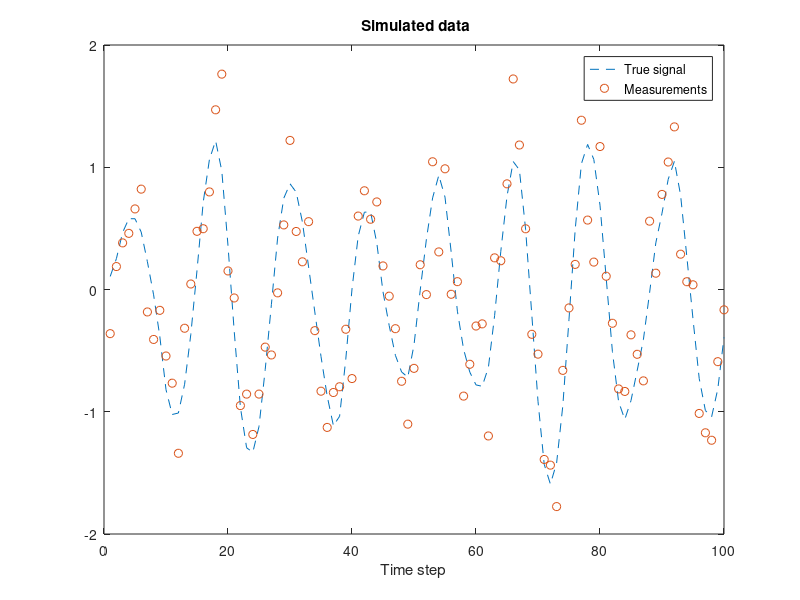
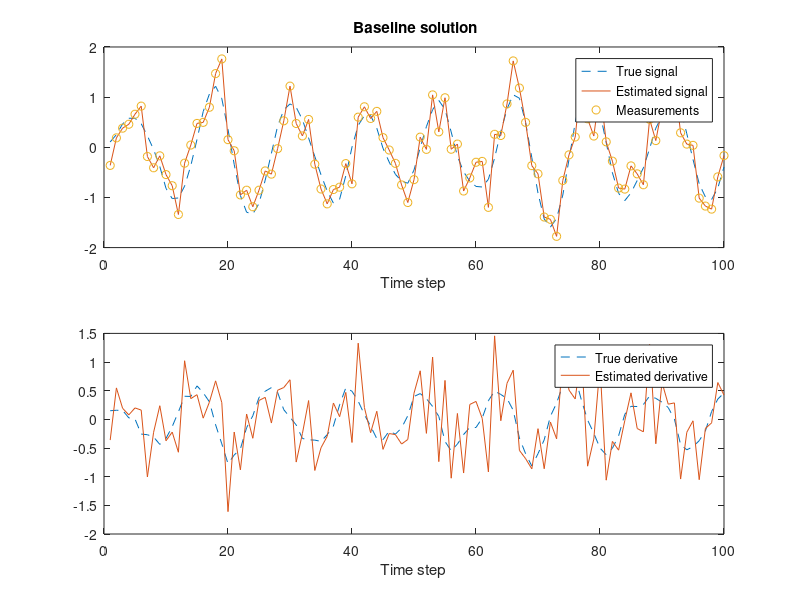
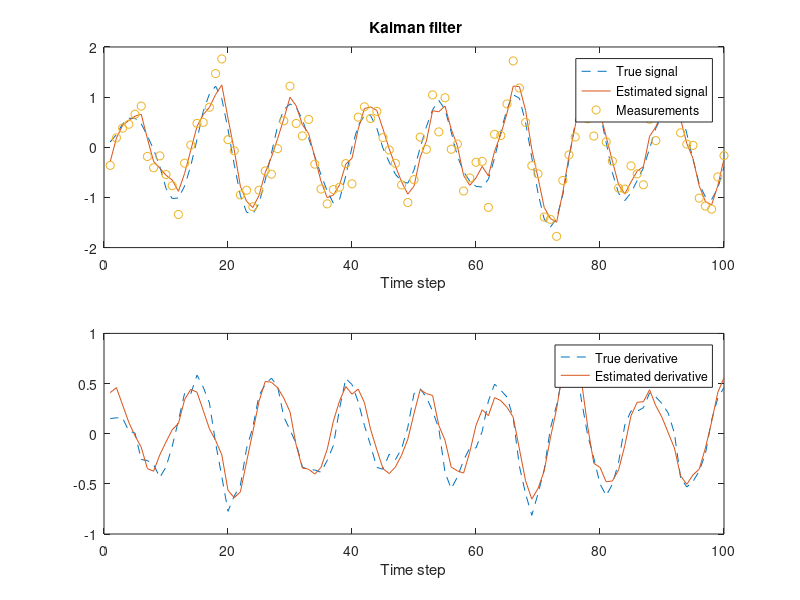

Here is the MATLAB script that generated these plots, in order:
%%%%%%%%%%%%%%%%%%%%%%%%%%%%%%%%%%%%%%%%%%%%%%%%%%%%%%%%%%%%%%%%%
% Supplemental Matlab code for Exercise 2 in hw1
%
% Last updated: $Date: 2022/10/6 $
%%%%%%%%%%%%%%%%%%%%%%%%%%%%%%%%%%%%%%%%%%%%%%%%%%%%%%%%%%%%%%%%%

%% Generate data
close all;

% Lock random seed
randn('state',123);

% Gaussian random draw, m is the mean and S the covariance
gauss_rnd = @(m,S) m + chol(S)'*randn(size(m));

% Calculate root mean squared error
rmse = @(x,y) sqrt(mean((x(:)-y(:)).^2));

% Define parameters
steps = 100;  % Number of time steps
w     = 0.5;  % Angular velocity
q     = 0.01; % Process noise spectral density
r     = 0.1;  % Measurement noise variance

% This is the transition matrix
A = [cos(w)    sin(w)/w; 
   -w*sin(w) cos(w)];

% This is the process noise covariance
Q = [0.5*q*(w-cos(w)*sin(w))/w^3 0.5*q*sin(w)^2/w^2;
   0.5*q*sin(w)^2/w^2          0.5*q*(w+cos(w)*sin(w))/w];

% This is the true initial value
x0 = [0;0.1]; 

% Simulate data
X = zeros(2,steps);  % The true signal
Y = zeros(1,steps);  % Measurements
T = 1:steps;         % Time
x = x0;
for k=1:steps
    x = gauss_rnd(A*x,Q);
    y = gauss_rnd(x(1),r);
    X(:,k) = x;
    Y(:,k) = y;
end

% Visualize
figure; clf;
plot(T,X(1,:),'--',T,Y,'o');
legend('True signal','Measurements');
xlabel('Time step'); title('\bf Simulated data')

%% Baseline solution

% Baseline solution. The estimates
% of x_k are stored as columns of
% the matrix EST1.

% Calculate baseline estimate
m1 = [0;1];  % Initialize first step with a guess
EST1 = zeros(2,steps);
for k=1:steps
    m1(2) = Y(k)-m1(1);
    m1(1) = Y(k);
    EST1(:,k) = m1;
end

% Visualize results
figure; clf;

% Plot the signal and its estimate
subplot(2,1,1);
plot(T,X(1,:),'--',T,EST1(1,:),'-',T,Y,'o');
legend('True signal','Estimated signal','Measurements');
xlabel('Time step'); title('\bf Baseline solution')

% Plot the derivative and its estimate
subplot(2,1,2);
plot(T,X(2,:),'--',T,EST1(2,:),'-');
legend('True derivative','Estimated derivative');
xlabel('Time step')

% Compute error
err1 = rmse(X,EST1)

%% Kalman filter

% Kalman filter solution. The estimates
% of x_k are stored as columns of
% the matrix EST2.

m2 = [0;1];  % Initialize first step
P2 = eye(2); % Some uncertanty in covariance  
EST2 = zeros(2,steps); % Allocate space for results

% Run Kalman filter
for k=1:steps
    %%% Replace this part with the Kalman filter equations
    %%% Kalman filter equations start here %%%
    
    % ----- Prediction step -----
    % Predict state
    m_pred = A * m2;
    % Predict covariance
    P_pred = A * P2 * A' + Q;
    
    % ----- Update step -----
    % Observation matrix
    H = [1, 0];
    % Measurement residual
    y_res = Y(k) - H * m_pred;
    % Residual covariance
    S = H * P_pred * H' + r;
    % Kalman gain
    K = P_pred * H' / S;  % For scalar S, division is more efficient than inv()
    
    % Update state estimate
    m2 = m_pred + K * y_res;
    % Update covariance estimate
    P2 = (eye(2) - K * H) * P_pred;
    
    %%% Kalman filter equations end here %%%

    % Store the results
    EST2(:,k) = m2;
end

% Visualize results
figure; clf

% Plot the signal and its estimate
subplot(2,1,1);
plot(T,X(1,:),'--',T,EST2(1,:),'-',T,Y,'o');
legend('True signal','Estimated signal','Measurements');
xlabel('Time step'); title('\bf Kalman filter')

% Plot the derivative and its estimate
subplot(2,1,2);
plot(T,X(2,:),'--',T,EST2(2,:),'-');
legend('True derivative','Estimated derivative');
xlabel('Time step')

% Compute error
err2 = rmse(X,EST2)